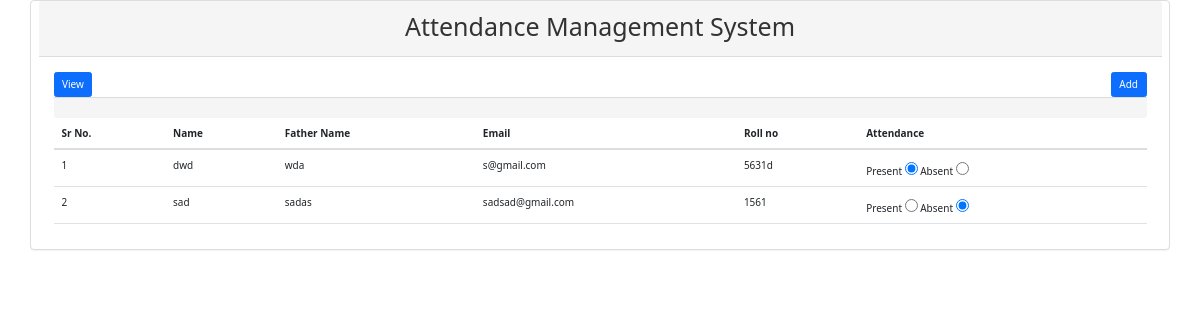
The app's page /viewp4.php?date=06-02-22 with its own data.
### tables this page shows
CREATE TABLE `attendance4` (
  `at_id` int(11) NOT NULL,
  `value` varchar(50) NOT NULL,
  `reg_id` int(11) NOT NULL,
  `date` varchar(30) NOT NULL DEFAULT current_timestamp()
);

CREATE TABLE `stud4` (
  `reg_id` int(11) NOT NULL,
  `name` varchar(50) NOT NULL,
  `fname` varchar(50) NOT NULL,
  `email` varchar(100) NOT NULL,
  `roll` varchar(10) NOT NULL
);

### viewp4.php (the view, shortened to what this page needs)
<?php include_once('connection.php'); ?>
<!DOCTYPE html>
<html lang="en">
<head>
 <link href="https://cdn.jsdelivr.net/npm/bootstrap@5.1.3/dist/css/bootstrap.min.css" rel="stylesheet">
<link rel="stylesheet" href="bootstrap/bootstrap.min.css">
  <link rel="stylesheet" href="https://maxcdn.bootstrapcdn.com/bootstrap/3.4.1/css/bootstrap.min.css">
 <link href="https://cdn.jsdelivr.net/npm/bootstrap@5.1.3/dist/css/bootstrap.min.css" rel="stylesheet">
</head>
<body>
 <div class="panel panel-default container">
  <div class="panel-heading">
    <h1 style="text-align : center">Attendance Management System</h1>
  </div>
  <div class="panel-body">
   <a href="#" class="btn btn-primary">View</a>
   <a href="add4.php" class="btn btn-primary pull-right" style="float:right">Add</a>
  <form method="post">
     <div class="table-responsive">
  <table class="table">
   <thead>
   <tr>
    <th>Sr No.</th>
    <th>Name</th>
    <th>Father Name</th>
    <th>Email</th>
    <th>Roll no</th>
    <th>Attendance</th>
   </tr>
   </thead>
     <?php
     if($_GET['date']){
      $date = $_GET['date'];
      $query = "select stud4.*,attendance4.* from attendance4
      inner join stud4 on attendance4.reg_id=stud4.reg_id and attendance4.date = '$date'";
      $result = $link->query($query);
      if($result->num_rows>0){
       $i=0;
       while($val=$result->fetch_assoc()){
         $i++;
     ?>
   <tr>
    <td><?php echo $i; ?></td>
    <td><?php echo $val['name']; ?></td>
     <td><?php echo $val['fname']; ?></td>
      <td><?php echo $val['email']; ?></td>
      <td><?php echo $val['roll']; ?></td>
      <td>
       Present <input type="radio" value="Present"
       <?php
         if($val['value']=='Present')
         echo 'checked';
       ?>
       >
       Absent <input type="radio" value="Absent"
       <?php
         if($val['value']=='Absent')
         echo 'checked';
       ?>
       >
      </td>
   </tr>
      <?php }}} ?>
       </div>
  </div>
  <div class="panel-footer">
  </div>
 </div>
</body>
</html>

### records on screen
attendance4: stud4.name "dwd", stud4.fname "wda", stud4.email "s@gmail.com", stud4.roll "5631d", value "☑"
attendance4: stud4.name "sad", stud4.fname "sadas", stud4.email "sadsad@gmail.com", stud4.roll "1561", value "☑"
